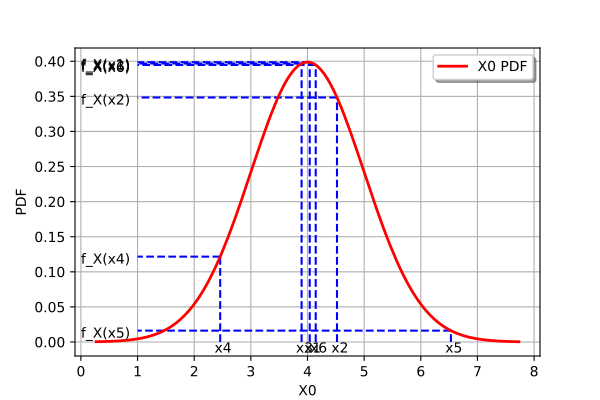

This figure's Python source:
import openturns as ot
from matplotlib import pyplot as plt
from openturns.viewer import View

distribution = ot.Normal(4.0, 1.0)
graph = distribution.drawPDF()

fig = plt.figure(figsize=(6, 4))
axis = fig.add_subplot(111)
axis.set_xlim(auto=True)

N=6
# coordinates of points
x = list(map(lambda x:x[0], distribution.getSample(N)))
y = list(map(lambda x:distribution.computePDF([x]), x))

# draw lines
for dot_x, dot_y in zip(x, y):
    plt.plot([dot_x, 1.0], [dot_y, dot_y], 'b--', linewidth=1.5)
    plt.plot([dot_x, dot_x], [0.0, dot_y], 'b--', linewidth=1.5)

# draw labels
for i in range(N):
    plt.text(x[i]-0.1, -0.015, 'x'+str(i+1))
    plt.text(0.0, y[i]-0.01, 'f_X(x'+str(i+1)+')')

View(graph, figure=fig, axes=[axis], add_legend=True)
